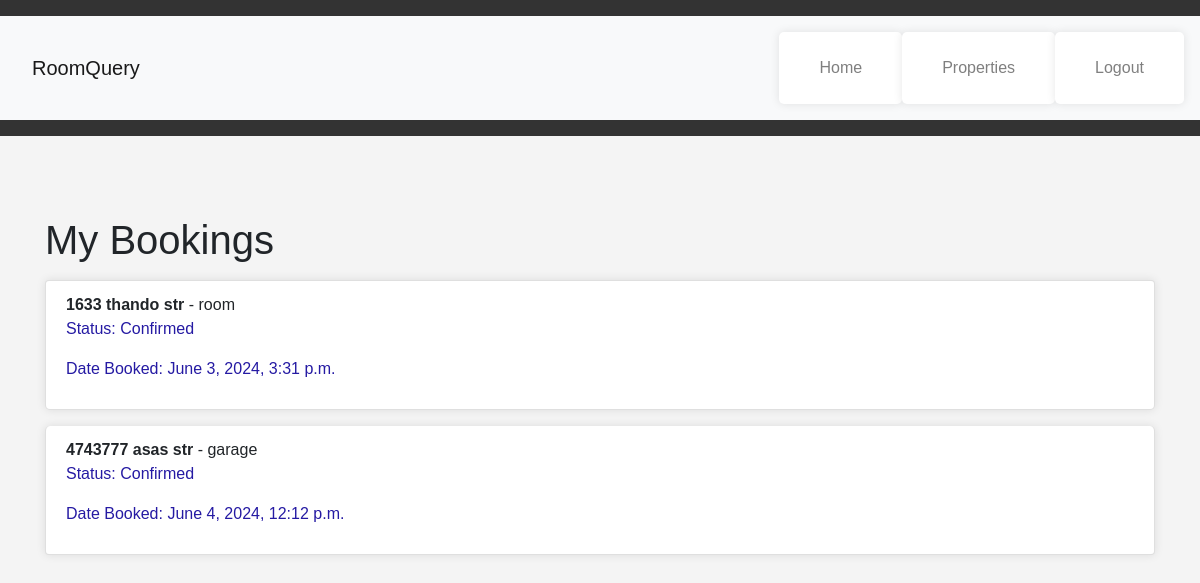
Page /tenant/bookings/ (signed in) on the earlier database version.
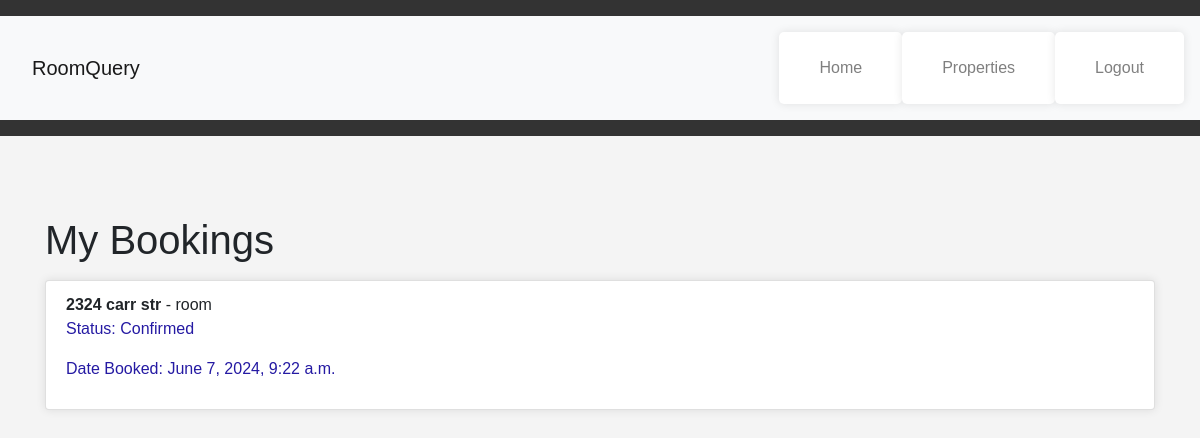
Same page on the later database version.
### core/models.py (models this page shows, shortened)
class Booking(models.Model):
    tenant = models.ForeignKey(User, on_delete=models.CASCADE)
    property = models.ForeignKey(Property, on_delete=models.CASCADE)
    start_date = models.DateField()
    end_date = models.DateField()
    booking_date = models.DateTimeField(auto_now_add=True)
    status = models.CharField(max_length=20, choices=[('pending', 'Pending'), ('confirmed', 'Confirmed'), ('cancelled', 'Cancelled')], default='pending')
    landlord_response = models.CharField(max_length=20, choices=[('pending', 'Pending'), ('accepted', 'Accepted'), ('rejected', 'Rejected')], default='pending')

class Property(models.Model):
    landlord = models.ForeignKey(User, on_delete=models.CASCADE)
    address = models.CharField(max_length=255)
    property_type = models.CharField(max_length=50)
    bedrooms = models.IntegerField()
    bathrooms = models.IntegerField()
    rent_price = models.DecimalField(max_digits=10, decimal_places=2)
    description = models.TextField()
    image = models.ImageField(upload_to=property_image_path, blank=True, null=True)

### core/views.py (the view)
# urls.py: path('tenant/bookings/', TenantBookingsView.as_view(), name='tenant_bookings'),
class TenantBookingsView(ListView):
    model = Booking
    template_name = 'core/tenant_bookings.html'
    context_object_name = 'bookings'
    def get_queryset(self):
        return Booking.objects.filter(tenant=self.request.user).order_by('booking_date')

### core/templates/core/tenant_bookings.html (shortened to what this page needs)
{% extends 'core/base.html' %}
{% block content %}
    <div class="mt-4">
        <h1>My Bookings</h1>
        <ul class="list-group">
            {% for booking in bookings %}
                <li class="list-group-item">
                    <strong>{{ booking.property.address }}</strong> - {{ booking.property.property_type }}
                    <p>Status: {{ booking.get_status_display }}</p>
                    <p>Date Booked: {{ booking.booking_date }}</p>
                </li>
            {% empty %}
                <li class="list-group-item">You have no bookings.</li>
            {% endfor %}
        </ul>
    </div>
{% endblock %}

Differences in the rows shown:
removed Booking: property.address "1633 thando str", property.property_type "room", status "Confirmed", booking_date "June 3, 2024, 3:31 p.m."
removed Booking: property.address "4743777 asas str", property.property_type "garage", status "Confirmed", booking_date "June 4, 2024, 12:12 p.m."
added Booking: property.address "2324 carr str", property.property_type "room", status "Confirmed", booking_date "June 7, 2024, 9:22 a.m."
